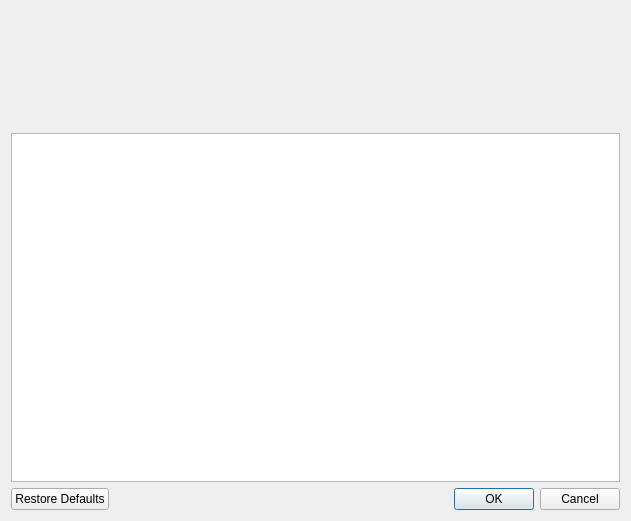
<?xml version="1.0" encoding="UTF-8"?>
<ui version="4.0">
 <class>Dialog</class>
 <widget class="QDialog" name="Dialog">
  <property name="windowModality">
   <enum>Qt::ApplicationModal</enum>
  </property>
  <property name="geometry">
   <rect>
    <x>0</x>
    <y>0</y>
    <width>631</width>
    <height>521</height>
   </rect>
  </property>
  <property name="windowTitle">
   <string>Configuration</string>
  </property>
  <layout class="QVBoxLayout" name="verticalLayout">
   <item>
    <widget class="QScrollArea" name="scrollArea">
     <property name="sizePolicy">
      <sizepolicy hsizetype="Expanding" vsizetype="Expanding">
       <horstretch>0</horstretch>
       <verstretch>1</verstretch>
      </sizepolicy>
     </property>
     <property name="frameShape">
      <enum>QFrame::NoFrame</enum>
     </property>
     <property name="widgetResizable">
      <bool>true</bool>
     </property>
     <widget class="QWidget" name="scrollAreaWidgetContents">
      <property name="geometry">
       <rect>
        <x>0</x>
        <y>0</y>
        <width>607</width>
        <height>112</height>
       </rect>
      </property>
      <layout class="QVBoxLayout" name="verticalLayout_2">
       <property name="margin">
        <number>0</number>
       </property>
       <item>
        <widget class="QLabel" name="label">
         <property name="text">
          <string/>
         </property>
         <property name="textFormat">
          <enum>Qt::RichText</enum>
         </property>
         <property name="alignment">
          <set>Qt::AlignLeading|Qt::AlignLeft|Qt::AlignTop</set>
         </property>
         <property name="wordWrap">
          <bool>true</bool>
         </property>
         <property name="openExternalLinks">
          <bool>true</bool>
         </property>
        </widget>
       </item>
      </layout>
     </widget>
    </widget>
   </item>
   <item>
    <widget class="QPlainTextEdit" name="editor">
     <property name="sizePolicy">
      <sizepolicy hsizetype="Expanding" vsizetype="Expanding">
       <horstretch>0</horstretch>
       <verstretch>3</verstretch>
      </sizepolicy>
     </property>
    </widget>
   </item>
   <item>
    <widget class="QDialogButtonBox" name="buttonBox">
     <property name="orientation">
      <enum>Qt::Horizontal</enum>
     </property>
     <property name="standardButtons">
      <set>QDialogButtonBox::Cancel|QDialogButtonBox::Ok|QDialogButtonBox::RestoreDefaults</set>
     </property>
    </widget>
   </item>
  </layout>
 </widget>
 <resources/>
 <connections>
  <connection>
   <sender>buttonBox</sender>
   <signal>accepted()</signal>
   <receiver>Dialog</receiver>
   <slot>accept()</slot>
   <hints>
    <hint type="sourcelabel">
     <x>248</x>
     <y>254</y>
    </hint>
    <hint type="destinationlabel">
     <x>157</x>
     <y>274</y>
    </hint>
   </hints>
  </connection>
  <connection>
   <sender>buttonBox</sender>
   <signal>rejected()</signal>
   <receiver>Dialog</receiver>
   <slot>reject()</slot>
   <hints>
    <hint type="sourcelabel">
     <x>316</x>
     <y>260</y>
    </hint>
    <hint type="destinationlabel">
     <x>286</x>
     <y>274</y>
    </hint>
   </hints>
  </connection>
 </connections>
</ui>
